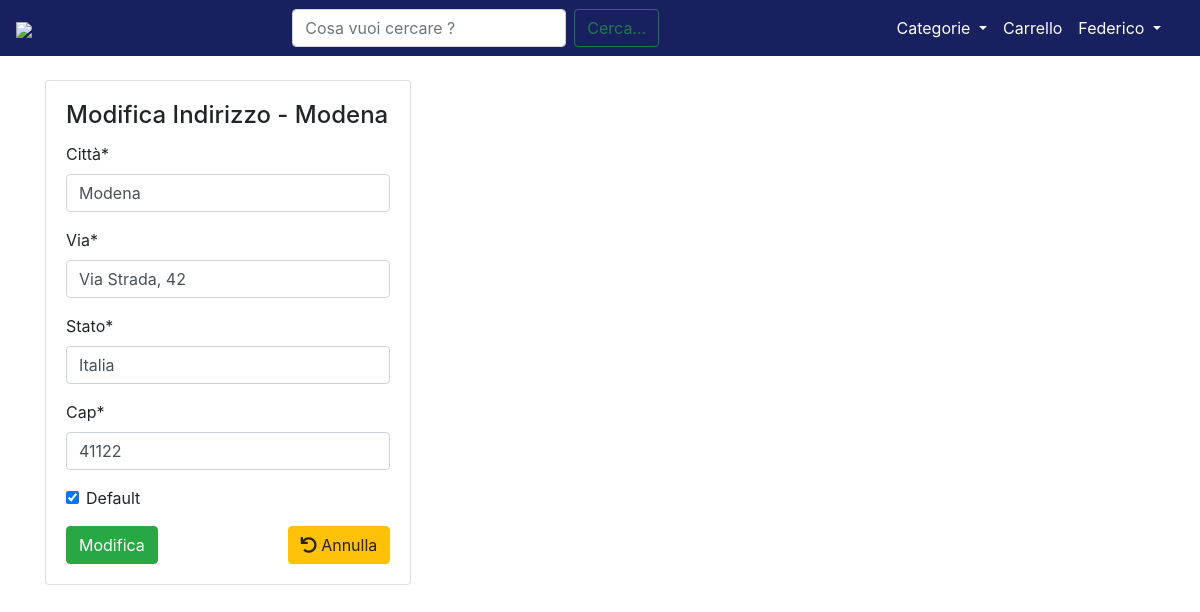
Screenshot of /user/address/2/modify/ (signed in) with the database file from the repository.
### core/models.py (models this page shows, shortened)
class ShippingAddress(models.Model):
    user = models.ForeignKey(User, on_delete=models.CASCADE, null=True)
    stato = models.CharField(max_length=30)
    città = models.CharField(max_length=30)
    cap = models.CharField(max_length=5)
    via = models.CharField(max_length=50)
    interno = models.CharField(max_length=30, blank=True)
    note = models.TextField(blank=True)
    default = models.BooleanField(default=False)
    class Meta:
        verbose_name_plural = 'Addresses'

### core/views.py (the view, shortened to what this page needs)
# urls.py: path('user/address/<int:pk>/modify/', login_required(views.AddressChange.as_view()), name='address_modifica'),
class AddressChange(UpdateView):
    model = ShippingAddress
    fields = ('città', 'via', 'stato', 'cap', 'default')
    template_name = 'accounts/address_change.html'
    def dispatch(self, request, *args, **kwargs):
        user = self.request.user
        address_id = self.kwargs['pk']
        address = get_object_or_404(ShippingAddress, id=address_id)
        if user.id is not address.user.id:
            messages.info(request, "Non puoi accedere a questa pagina !")
            return HomeView(request)
        return super().dispatch(request, *args, **kwargs)

### accounts/templates/accounts/address_change.html (shortened to what this page needs)
{%  extends 'base.html' %}
{%  load static %}
{%  load crispy_forms_tags%}
{% block content %}
<link rel="stylesheet" href="https://pro.fontawesome.com/releases/v5.13.0/css/all.css">
<br>
<div class="card " style="display: inline-block;width: 33%;">
    <div class="card-body">
        <h4 class="card-title">Modifica Indirizzo - {{ object.città }}</h4>
        <form method="post">{% csrf_token %}
            {{ form|crispy }}
            <input class="btn btn-success" type="submit" value="Modifica">
            <a class="btn btn-warning float-right" href="{%  url 'address_page' username=request.user.username %}">
                <i class="fas fa-undo"></i>
                Annulla
            </a>
        </form>
    </div>
</div>
{% endblock content %}

### templates/base.html (shortened to what this page needs)
{% load static %}
<!DOCTYPE html>
<html lang="it">
<head>
    <link rel="stylesheet" href="https://maxcdn.bootstrapcdn.com/bootstrap/4.0.0/css/bootstrap.min.css"
>
    <link rel="stylesheet" href="{% static 'css/base.css' %}">
</head>
<body>
<nav class="navbar navbar-expand-lg navbar-dark" style="background-color: #192060;">
    <a class="navbar-brand ml-auto" href="/"><img style="width: 9rem;"
                                                  src="https://github.com/LucaCarnevale/temporary_files/blob/main/logo_sito.PNG?raw=true"></a>
    <div class="container">
        <div class="collapse navbar-collapse" id="navbarSupportedContent">
            <form class="form-inline my-2 my-lg-0 mx-auto" action="{% url 'cerca' %}">
                <input name="kw" class="inputCerca form-control mr-sm-2" type="search" placeholder="Cosa vuoi cercare ?"
                       aria-label="Search">
                <button class="cerca btn btn-outline-success" type="submit">Cerca...</button>
            </form>
            <ul class="navbar-nav">
                <div class="collapse navbar-collapse" id="navbarNavDarkDropdown">
                    <ul class="navbar-nav">
                        <li class="nav-item dropdown active">
                            <a class="nav-link dropdown-toggle" href="#" id="navbarDropdown" role="button"
                               data-toggle="dropdown" aria-haspopup="true" aria-expanded="false">
                                Categorie
                            </a>
                        </li>
                    </ul>
                </div>
                {% if request.user.is_authenticated %}
                <li class="nav-item active ml-auto">
                    <a class="nav-link active" aria-current="page" href="{% url 'order_summary' %}">Carrello</a>
                </li>
                <li class="nav-item dropdown active">
                    <a class="nav-link dropdown-toggle" href="#" id="navbarDropdown" role="button"
                       data-toggle="dropdown" aria-expanded="false">
                        {{ request.user.username }}
                    </a>
                </li>
                {% endif %}
            </ul>
        </div>
    </div>
</nav>
<div class="container">
    {% block content %}
    {% endblock content %}
</div>
</body>
</html>

### static/css/base.css (style rules this page uses)
body, html { height: 100%; margin: 0; }

### rows the page displays
ShippingAddress: città "Modena", via "Via Strada, 42", stato "Italia", cap "41122", default "☑"

### other values shown
{{ request.user.username }} "Federico"
